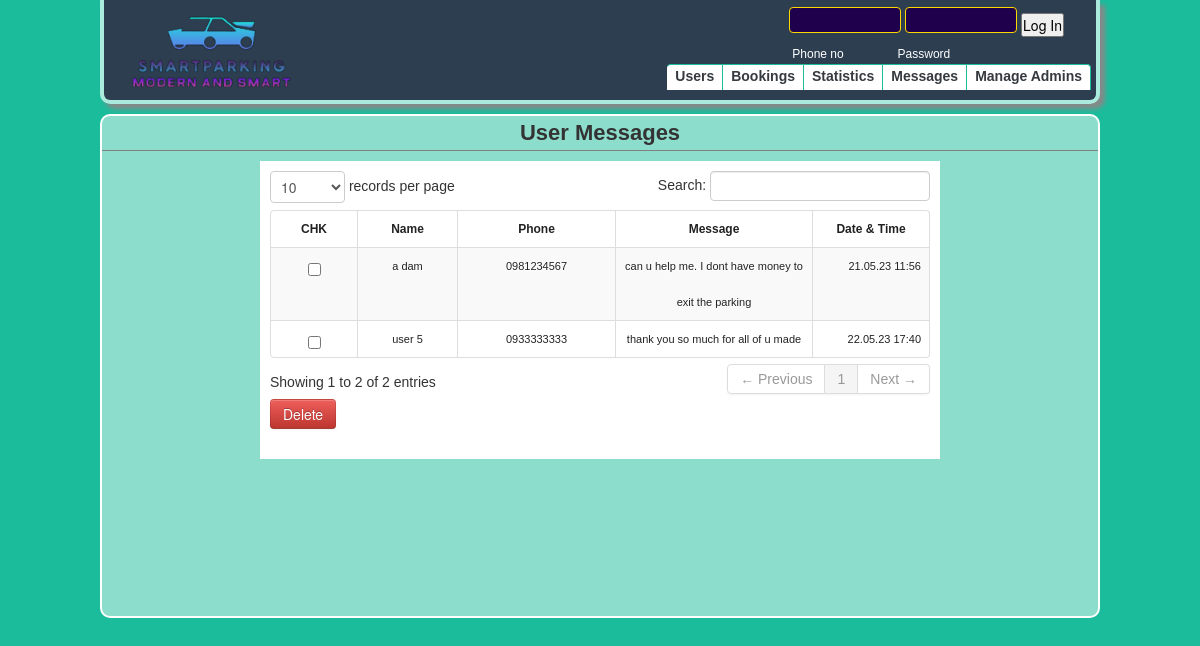
/0/messages.php, run on the app's committed database.
### tables this page shows
CREATE TABLE `messages` (
  `id` int(11) NOT NULL,
  `msgdate` text NOT NULL,
  `name` text NOT NULL,
  `phone` text NOT NULL,
  `msg` text NOT NULL
);

### 0/messages.php (the view, shortened to what this page needs)
<!DOCTYPE html>
<html xmlns="http://www.w3.org/1999/xhtml">
<head>
    <?php
		include('../inc/adminhead.php');
	?>
</head>
<body>
    <section id="container">
        <?php
		include('../inc/adminheader.php');
		include('../inc/connect.php');
	?>
        <section id="content">
            <p class="phead">User Messages</p>
            <div style="width:660px;background:white;padding:10px;margin:auto;">
                <form method="post" action="deletemsg.php">
                    <table cellpadding="0" cellspacing="0" border="0" class="table table-striped table-bordered"
                        id="example">
                        <thead>
                            <tr>
                                <th>CHK</th>
                                <th>Name</th>
                                <th>Phone</th>
                                <th style="width:180px;">Message</th>
                                <th style="width:100px;">Date & Time</th>
                            </tr>
                        </thead>
                        <tbody>
                            <?php
   			 $query=mysqli_query($connect,"select * from messages")or die(mysqli_error($connect));
    		  while($row=mysqli_fetch_array($query)){
        		$id=$row['id'];
							?>
                            <tr>
                                <td>
                                    <input name="selector[]" type="checkbox" value="<?php echo $id; ?>">
                                </td>
                                <td><?php echo $row['name'] ?></td>
                                <td><?php echo $row['phone'] ?></td>
                                <td style="width:180px text-align:left;"><?php echo $row['msg'] ?></td>
                                <td><?php echo $row['msgdate'] ?></td>
                            </tr>
                            <?php } ?>
                        </tbody>
                    </table>
                    <input type="submit" class="btn btn-danger" value="Delete" name="delete">
                </form>
            </div>
        </section>
    </section>
</body>
</html>

### styles/adminstyles.css (style rules this page uses)
* { margin: 0; padding: 0; font-family: Verdana, Arial, Helvetica, sans-serif; font-size: 14px; }
body { background-color: #1abc9c; }
#container { width: 1000px; margin: auto; }
#content { margin-top: 10px; border-radius: 10px; min-height: 500px; border: solid 2px white; background: rgba(255, 255, 255, 0.5); z-index: 1; }
.phead { font-size: 22px; font-weight: bold; text-align: center; text-indent: 0; padding: 7px; border-bottom: solid 1px gray; }

### styles/adminpager.css (style rules this page uses)
table { border-collapse: separate; border-spacing: 0; color: #666666; text-shadow: 0 1px 0 #ffffff; border: 1px solid #cccccc; margin: 0 auto; font-family: arial; margin-top: 2px; width: 580px; }
table thead tr th { background: none repeat scroll 0 0 #eeeeee; color: #222222; padding: 5px 7px; text-align: left; border-top: 0 none; font-size: 12px; }
table tbody tr td { font-size: 11px; text-align: center; padding: 10px 14px; border-top: 1px solid #dddddd; color: #222; }
table tbody tr:nth-child(even) { background: rgba(255, 255, 255, 0.5); }
table tbody tr td:nth-child(4) { width: 83px; text-align: center; padding: 0; line-height: 36px; }
table tbody tr td:last-child { width: 43px; text-align: right; }

### 0/messages.php (style rules this page uses)
.table td, .table th { text-align: center; }

### data on the page
messages: name "a dam", phone "0981234567", msg "can u help me. I dont have money to exit the parking", msgdate "21.05.23 11:56"
messages: name "user 5", phone "0933333333", msg "thank you so much for all of u made", msgdate "22.05.23 17:40"
